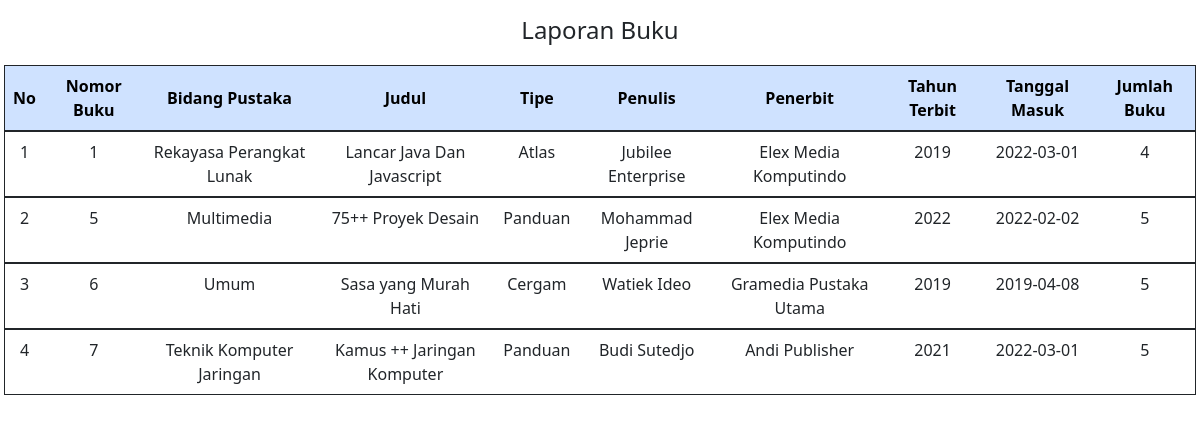
The app's page /report/laporanbuku.php (signed in) with its own data.
### tables this page shows
CREATE TABLE `tb_buku` (
  `nomor_buku` int(11) NOT NULL,
  `bidang_pustaka` varchar(50) NOT NULL,
  `judul` varchar(100) NOT NULL,
  `tipe` varchar(50) NOT NULL,
  `penulis` varchar(200) NOT NULL,
  `penerbit` varchar(200) NOT NULL,
  `tahun_terbit` int(4) NOT NULL,
  `tanggal_masuk` date NOT NULL,
  `jumlah_buku` int(11) NOT NULL
);

### config/controller.php (called while the page is built, shortened)
<?php
class database{
	var $host = "localhost";
	var $uname = "root";
	var $pass = "";
	var $db = "db_perpustakaan";
    var $koneksi = "";
  function __construct(){
		$this->koneksi = mysqli_connect($this->host, $this->uname, $this->pass,$this->db);
  }
	function tampil_data_buku(){
		$data = mysqli_query($this->koneksi,"select * from tb_buku");
    $hasil = [];
		while($d = mysqli_fetch_array($data)){
			$hasil[] = $d;
		}
		return $hasil;
	}
}

### report/laporanbuku.php (the view, shortened to what this page needs)
<?php
 include '../config/controller.php';
$db = new database();
?>
<!doctype html>
<html lang="en">
<head>
    <link href="https://cdn.jsdelivr.net/npm/bootstrap@5.1.3/dist/css/bootstrap.min.css" rel="stylesheet"
>
</head>
<body>
    <h4 class="mt-3 text-center">Laporan Buku</H2>
        <div class="table-responsive p-1">
            <table class="table table-hover mt-2 w-100 border border-dark ">
                <thead class="text-center table-primary align-middle">
                    <th>No</th>
                    <th>Nomor Buku</th>
                    <th>Bidang Pustaka</th>
                    <th>Judul</th>
                    <th>Tipe</th>
                    <th>Penulis</th>
                    <th>Penerbit</th>
                    <th>Tahun Terbit</th>
                    <th>Tanggal Masuk</th>
                    <th>Jumlah Buku</th>
                </thead>
                <?php
	                 $no = 1;
	                 foreach($db->tampil_data_buku() as $x){ ?>
                <tbody>
                    <td class="text-center"><?php echo $no++; ?></td>
                    <td class="text-center"><?php echo $x['nomor_buku']; ?></td>
                    <td class="text-center"><?php echo $x['bidang_pustaka']; ?></td>
                    <td class="text-center"><?php echo $x['judul']; ?></td>
                    <td class="text-center"><?php echo $x['tipe']; ?></td>
                    <td class="text-center"><?php echo $x['penulis']; ?></td>
                    <td class="text-center"><?php echo $x['penerbit']; ?></td>
                    <td class="text-center"><?php echo $x['tahun_terbit']; ?></td>
                    <td class="text-center"><?php echo $x['tanggal_masuk']; ?></td>
                    <td class="text-center"><?php echo $x['jumlah_buku']; ?></td>
                    <?php
	            }
	            ?>
        </div>
</body>
</html>

### records on screen
tb_buku: nomor_buku "1", bidang_pustaka "Rekayasa Perangkat Lunak", judul "Lancar Java Dan Javascript", tipe "Atlas", penulis "Jubilee Enterprise", penerbit "Elex Media Komputindo", tahun_terbit "2019", tanggal_masuk "2022-03-01", jumlah_buku "4"
tb_buku: nomor_buku "5", bidang_pustaka "Multimedia", judul "75++ Proyek Desain", tipe "Panduan", penulis "Mohammad Jeprie", penerbit "Elex Media Komputindo", tahun_terbit "2022", tanggal_masuk "2022-02-02", jumlah_buku "5"
tb_buku: nomor_buku "6", bidang_pustaka "Umum", judul "Sasa yang Murah Hati", tipe "Cergam", penulis "Watiek Ideo", penerbit "Gramedia Pustaka Utama", tahun_terbit "2019", tanggal_masuk "2019-04-08", jumlah_buku "5"
tb_buku: nomor_buku "7", bidang_pustaka "Teknik Komputer Jaringan", judul "Kamus ++ Jaringan Komputer", tipe "Panduan", penulis "Budi Sutedjo", penerbit "Andi Publisher", tahun_terbit "2021", tanggal_masuk "2022-03-01", jumlah_buku "5"
